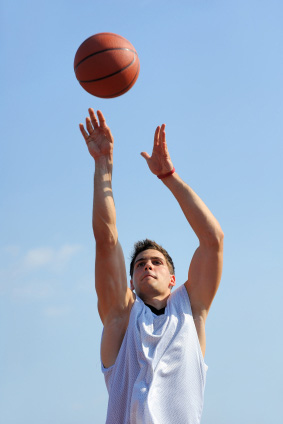
#> input picture basketball.jpg, 283 x 424 px
$ python imageoperations.py
#> lines starting #> are read from the running program, lines starting #| are printed output that depends on the picture; after the words box and inside, x2 and y2 are one past the last pixel; in counts of white or black regions, pixels touching at a corner belong together
import numpy as np
import cv2

img = cv2.imread('basketball.jpg', cv2.IMREAD_COLOR)
#> img is the input picture: shape (424, 283, 3); mean B, G, R 203.9, 178.6, 158.2

img[55,55] = [255,255,255]
#> img: shape (424, 283, 3); under 0.01% of pixels changed, all inside (x1, y1, x2, y2) = (55, 55, 56, 56)
px = img[55,55]
#> px = [255, 255, 255]
print(px)
#| [255 255 255]

# ROI stands for Region of image
img[100:150, 100:150] = [255,255,255]
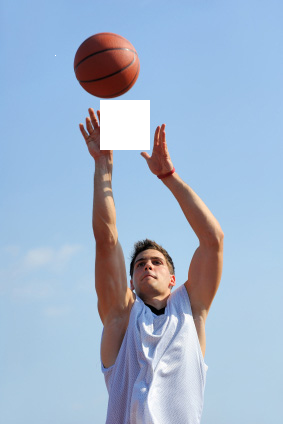
#> img: shape (424, 283, 3); mean B, G, R 204.9, 180.1, 160.3

basket_ball = img[37:111, 107:194]
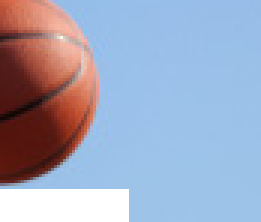
#> basket_ball: shape (74, 87, 3) (shown 3 times larger); mean B, G, R 191, 167.7, 159.6
img[0:74, 0:87] = basket_ball
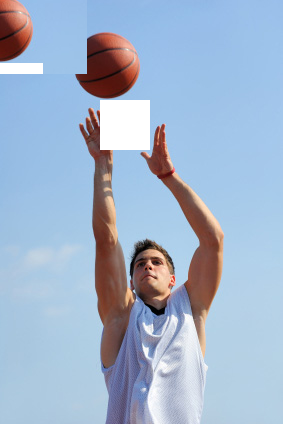
#> img: shape (424, 283, 3); 5.37% of pixels changed, all inside (x1, y1, x2, y2) = (0, 0, 87, 74)

cv2.imshow('image',img)
cv2.waitKey(0)
#> (the run stopped early here; a loop or call above may not have finished)
